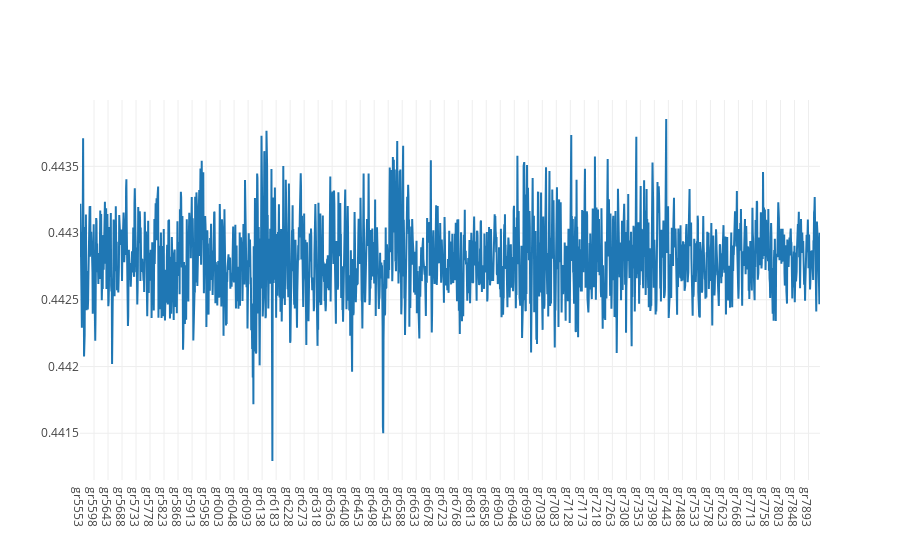

The notebook cell saved with this chart:
### Code cell
# predictDates = data.tail(len(inv_y)).index
# actual_chart = go.Scatter(x=predictDates, y=inv_y[:,0], name= 'Actual Price')
# multi_predict_chart = go.Scatter(x=predictDates, y=inv_yhat[:,0], name= 'Multi Predict Price')
# py.iplot([multi_predict_chart, actual_chart])


predictDates = data.tail(len(test_y)).index
actual_chart = go.Scatter(x=predictDates, y=test_y[:,0], name= 'Actual Price')
multi_predict_chart = go.Scatter(x=predictDates, y=yhat[:,0], name= 'Multi Predict Price')
py.iplot([multi_predict_chart])

### Figure 1 — Plotly figure (JSON) as saved in the notebook; plotly's stock layout.template omitted (floating-point values rounded to 4 significant figures; data arrays with more than 128 entries replaced by an {"elided": "..."} marker saying what was removed)
{"data": [{"name": "Multi Predict Price", "type": "scatter", "uid": "e4573e53-dc5c-47f2-a6a7-1267187467c3", "x": {"elided": "2378 str values"}, "y": {"elided": "2378 float values"}}], "layout": {}}
